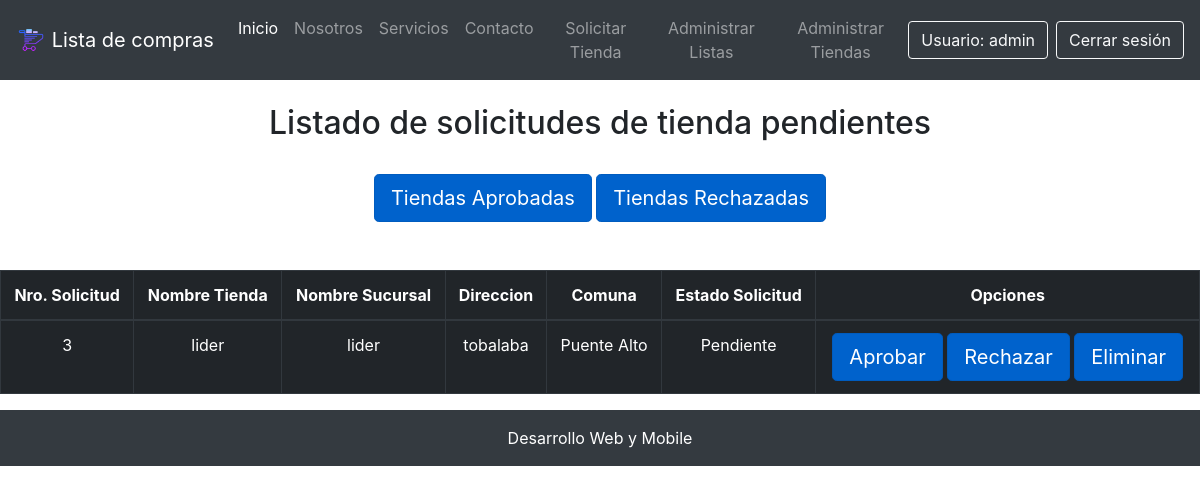
/listar_solicitud/ (signed in), run on an earlier commit of the app's database.
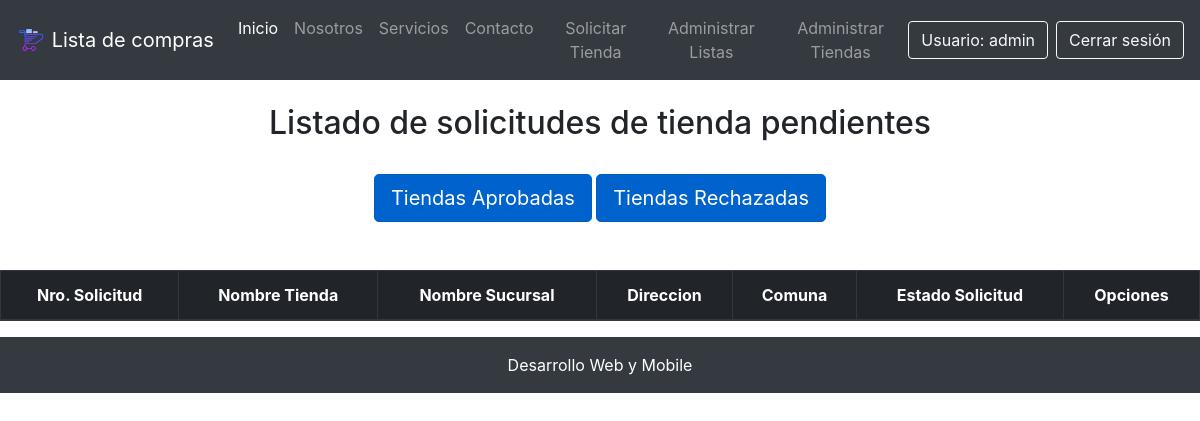
And on a later commit of the database.
### core/models.py (models this page shows, shortened)
class Tienda(models.Model):
    nombre = models.CharField(max_length=50)
    nombre_sucursal = models.CharField(max_length=50, verbose_name="Nombre Sucursal")
    direccion = models.CharField(max_length=50)
    comuna = models.ForeignKey(Comuna, on_delete=models.CASCADE)
    estado_tienda = models.ForeignKey(EstadoTienda, on_delete=models.CASCADE, verbose_name="Estado Tienda")

class Comuna(models.Model):
    nombre = models.CharField(max_length=60)
    region = models.ForeignKey(Region, on_delete=models.CASCADE)

class EstadoTienda(models.Model):
    nombre = models.CharField(max_length=30, verbose_name="Estado Tienda")

### core/views.py (the view)
# urls.py: path('listar_solicitud/', listar_solicitud, name="listar_solicitud"),
@login_required
def listar_solicitud(request):
    pendientes = Tienda.objects.filter(estado_tienda=1)
    return render(request, 'core/listar_solicitud.html', {
        'pendientes': pendientes
    })

### core/templates/core/listar_solicitud.html (shortened to what this page needs)
{% extends "core/base.html" %}
{% block contenido %}
<br>
<h2 class="text-center">Listado de solicitudes de tienda pendientes</h2>
<br>
<div class="row">
    <div class="col-12 text-center">
        <a href="{% url 'tiendas_aprobadas' %}" class="btn btn-primary btn-lg active" role="button" aria-pressed="true">Tiendas Aprobadas</a>
        <a href="{% url 'tiendas_rechazadas' %}" class="btn btn-primary btn-lg active" role="button" aria-pressed="true">Tiendas Rechazadas</a>
    </div>
</div>
<br>
<br>
<div class="table-responsive">
    <table class="table table-dark table-bordered table-hover table-condensed">
        <thead>
            <tr>
                <th class="text-center">Nro. Solicitud</th>
                <th class="text-center">Nombre Tienda</th>
                <th class="text-center">Nombre Sucursal</th>
                <th class="text-center">Direccion</th>
                <th class="text-center">Comuna</th>
                <th class="text-center">Estado Solicitud</th>
                <th class="text-center">Opciones</th>
            </tr>
        </thead>
        <tbody>
            {% for p in pendientes %}
            <tr>
                <td class="text-center">{{ p.id }}</td>
                <td class="text-center">{{ p.nombre }}</td>
                <td class="text-center">{{ p.nombre_sucursal }}</td>
                <td class="text-center">{{ p.direccion }}</td>
                <td class="text-center">{{ p.comuna.nombre }}</td>
                <td class="text-center">{{ p.estado_tienda.nombre }}</td>
                <td class="text-center">
                    <a class="btn btn-primary btn-lg active" href="{% url 'aprobar_solicitud' p.id %}">Aprobar</a>
                    <a class="btn btn-primary btn-lg active" href="{% url 'rechazar_solicitud' p.id %}">Rechazar</a>
                    <a class="btn btn-primary btn-lg active" href="{% url 'eliminar_solicitud' p.id %}">Eliminar</a>
                </td>
            </tr>
            {% endfor %}
        </tbody>
    </table>
</div>
{% endblock contenido %}

What changed in the data, as far as the page shows it:
no longer on this page (row edited): Tienda: id "3", nombre "lider", nombre_sucursal "lider", direccion "tobalaba", comuna.nombre "Puente Alto", estado_tienda.nombre "Pendiente"
